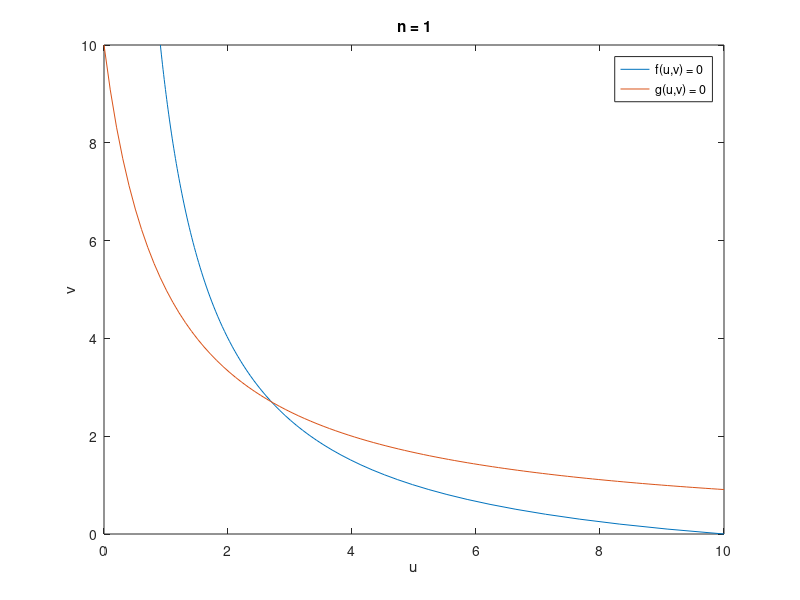
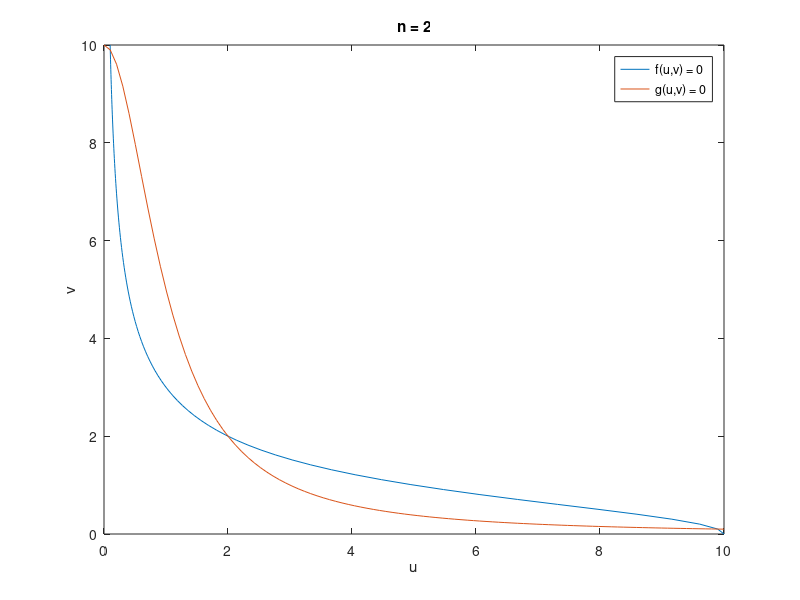

Write the MATLAB code that produced these figures, in order.
u = linspace(0,10);
v = linspace(0,10);

alpha = 10;
n1 = 1;
n2 = 2;

nullcline1 = alpha ./ (1 + v.^n1); % = u = f
nullcline2 = alpha ./ (1 + u.^n1); % = v = g

figure(1)
plot(nullcline1, v)
hold on
plot(u, nullcline2)
xlabel('u')
ylabel('v')
title('n = 1')
legend('f(u,v) = 0', 'g(u,v) = 0')
hold off

figure(2)
nullcline3 = alpha ./ (1 + v.^n2); % = u = f
nullcline4 = alpha ./ (1 + u.^n2); % = v = g
plot(nullcline3, v)
hold on
plot(u, nullcline4)
xlabel('u')
ylabel('v')
title('n = 2')
legend('f(u,v) = 0', 'g(u,v) = 0')
hold off